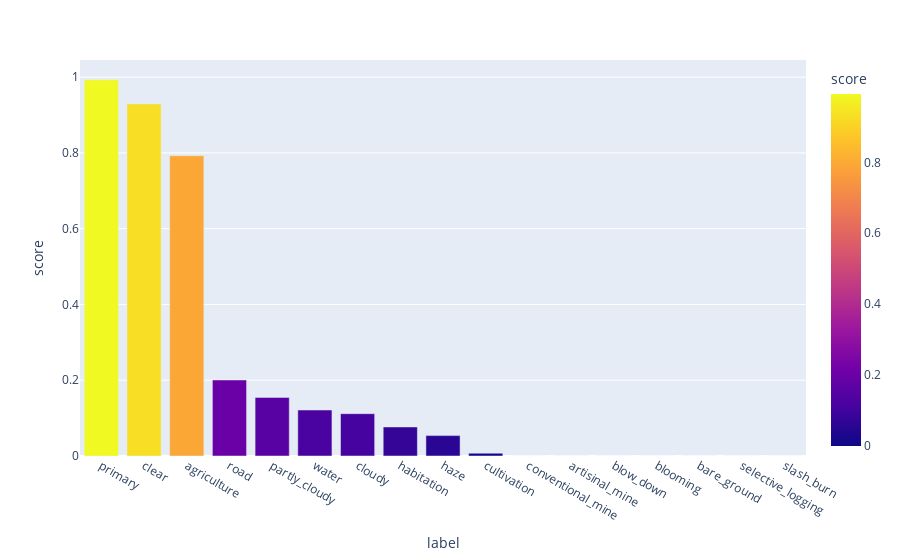

Notebook source saved alongside this figure:
### Code cell
class_scores = {}
classes = encoder.classes_
for jdx in range(Y_val.shape[1]):
    y_val = Y_val[:, jdx].ravel()
    y_hat_val = (Y_hat_val[:, jdx].ravel() > threshs[jdx]).astype(float)
    score = fbeta_score(y_val, y_hat_val, beta=2)
    class_scores[classes[jdx]] = round(score, 4)

df_score = pd.DataFrame(dict(
    label=list(class_scores.keys()), score=list(class_scores.values()),
)).sort_values("score", ascending=False)
fig = px.bar(df_score, x="label", y="score", color="score")
fig.show()

### Figure 1 — Plotly figure (JSON) as saved in the notebook; plotly's stock layout.template omitted (floating-point values rounded to 4 significant figures)
{"data": [{"alignmentgroup": "True", "hovertemplate": "label=%{x}<br>score=%{marker.color}<extra></extra>", "legendgroup": "", "marker": {"color": [0.9929, 0.9292, 0.7924, 0.2006, 0.1546, 0.1214, 0.1117, 0.0767, 0.0538, 0.0073, 0, 0, 0, 0, 0, 0, 0], "coloraxis": "coloraxis", "pattern": {"shape": ""}}, "name": "", "offsetgroup": "", "orientation": "v", "showlegend": false, "textposition": "auto", "type": "bar", "x": ["primary", "clear", "agriculture", "road", "partly_cloudy", "water", "cloudy", "habitation", "haze", "cultivation", "conventional_mine", "artisinal_mine", "blow_down", "blooming", "bare_ground", "selective_logging", "slash_burn"], "xaxis": "x", "y": [0.9929, 0.9292, 0.7924, 0.2006, 0.1546, 0.1214, 0.1117, 0.0767, 0.0538, 0.0073, 0, 0, 0, 0, 0, 0, 0], "yaxis": "y"}], "layout": {"barmode": "relative", "coloraxis": {"colorbar": {"title": {"text": "score"}}, "colorscale": [[0, "#0d0887"], [0.1111, "#46039f"], [0.2222, "#7201a8"], [0.3333, "#9c179e"], [0.4444, "#bd3786"], [0.5556, "#d8576b"], [0.6667, "#ed7953"], [0.7778, "#fb9f3a"], [0.8889, "#fdca26"], [1, "#f0f921"]]}, "legend": {"tracegroupgap": 0}, "margin": {"t": 60}, "xaxis": {"anchor": "y", "domain": [0, 1], "title": {"text": "label"}}, "yaxis": {"anchor": "x", "domain": [0, 1], "title": {"text": "score"}}}}
